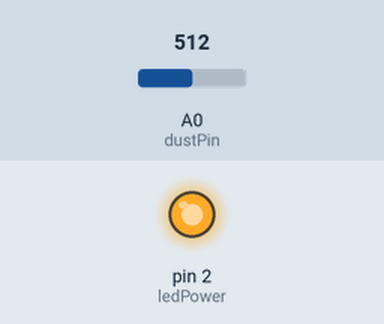
This sketch was run on a simulated Arduino Uno, built with avr-gcc and run on an emulated ATmega328P. Shown: output pins drawn as LEDs (lit = HIGH). The inputs (shaded band) are chosen by the test bench; at power-on: A0 (dustPin) = 512. What the sketch prints to the serial monitor is not drawn.

Above: at 0.1 s.
Timing chart, 0 to 1.6 s (numbered marks = the images above):
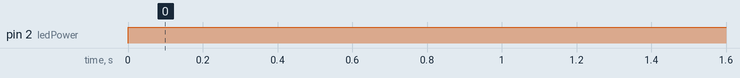

Measured:
- by itself, pin 2 (ledPower): LOW → HIGH at 0.00 s

The sketch:

pm25detect.ino
```cpp
int dustPin = 0;
float dustVal = 0;
int ledPower = 2;
int delayTime = 280;
int delayTime2 = 40;
float offTime = 9680;
void setup() {
  // put your setup code here, to run once:

  Serial.begin(9600);
  pinMode(ledPower, OUTPUT);
  pinMode(dustPin, INPUT);
}

void loop() {
  // put your main code here, to run repeatedly:
  digitalWrite(ledPower, LOW);
  delayMicroseconds(delayTime);
  dustVal = analogRead(dustPin);
  delayMicroseconds(delayTime2);
  digitalWrite(ledPower, HIGH);
  delayMicroseconds(offTime);
  delay(1000);
  if(dustVal>36.455){
    Serial.println((float(dustVal/1024)-0.0356)*120000*0.035);
  }
}
```
